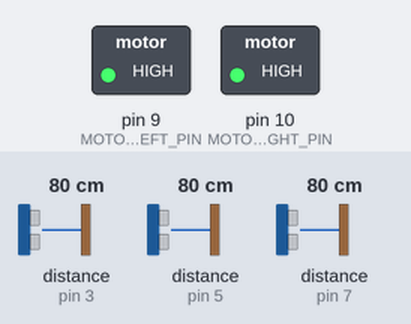
A sketch run on a simulated Arduino Uno, built with avr-gcc and run on an emulated ATmega328P. On the bench: switched loads named in the sketch (green lamp = pin HIGH). Wiring (inferred from the names in the program): 3 × ultrasonic range finder: trigger pin 2, echo pin 3 / trigger pin 4, echo pin 5 / trigger pin 6, echo pin 7. Dashed ring = blinking. Inputs (shaded band) come from the test bench; at power-on: distance to the obstacle (sensors on pin 5, pin 3, pin 7) 80 cm. The echo pulse lasts 58.3 µs per cm; pins used as bus, display or sensor lines are not drawn.

Above: at 1.8 s.
1.9 s: distance to the obstacle (sensor on pin 5) set to 2 cm
At 2.4 s:
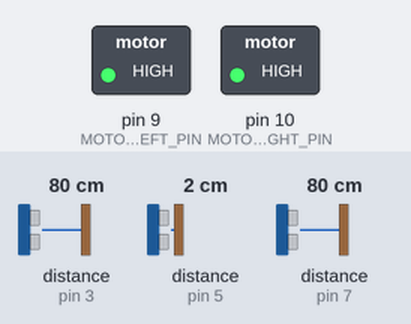
5.4 s: distance to the obstacle (sensor on pin 5) set to 35 cm
At 6.4 s:
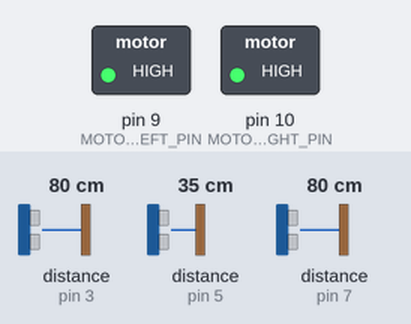
Timing chart, 0 to 14.9 s (numbered marks = the images above; inputs shaded):
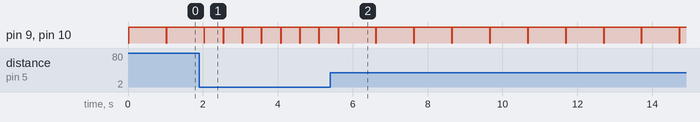

Measured:
- after the input at 1.9 s, pin 9 (MOTOR_LEFT_PIN), pin 10 (MOTOR_RIGHT_PIN): alternates HIGH for 0.50 s and LOW for 0.01 s, starting after 0.64 s
- after the input at 5.4 s, pin 9 (MOTOR_LEFT_PIN), pin 10 (MOTOR_RIGHT_PIN): alternates HIGH for 1.0 s and LOW for 0.01 s, starting after 1.2 s

The sketch:

rc_car.ino
```cpp
// 초음파 센서 3개 핀 번호 정의
#define TRIGGER_PIN_FRONT 2
#define ECHO_PIN_FRONT 3
#define TRIGGER_PIN_BACK_LEFT 4
#define ECHO_PIN_BACK_LEFT 5
#define TRIGGER_PIN_BACK_RIGHT 6
#define ECHO_PIN_BACK_RIGHT 7

// RC 카드 핀 번호 정의
#define MOTOR_LEFT_PIN 9
#define MOTOR_RIGHT_PIN 10
#define MOTOR_STOP 1500 // RC 카드 정지 값
#define MOTOR_FORWARD 1700 // RC 카드 전진 값
#define MOTOR_BACKWARD 1300 // RC 카드 후진 값

// HIGH는 정방향 회전(전진), LOW는 역방향 회전(후진)을 의미함.

// 거리(cm) 측정 함수
float measureDistance(int triggerPin, int echoPin) {
  digitalWrite(triggerPin, LOW);
  delayMicroseconds(2);
  digitalWrite(triggerPin, HIGH);
  delayMicroseconds(10);
  digitalWrite(triggerPin, LOW);

  long duration = pulseIn(echoPin, HIGH);
  float distance = duration * 0.034 / 2.0;

  return distance;
}

void setup() {
  // 초음파 센서 핀 모드 설정
  pinMode(TRIGGER_PIN_FRONT, OUTPUT);
  pinMode(ECHO_PIN_FRONT, INPUT);
  pinMode(TRIGGER_PIN_BACK_LEFT, OUTPUT);
  pinMode(ECHO_PIN_BACK_LEFT, INPUT);
  pinMode(TRIGGER_PIN_BACK_RIGHT, OUTPUT);
  pinMode(ECHO_PIN_BACK_RIGHT, INPUT);

  // RC 카드 핀 모드 설정
  pinMode(MOTOR_LEFT_PIN, OUTPUT);
  pinMode(MOTOR_RIGHT_PIN, OUTPUT);
}

void loop() {
  // 앞쪽 초음파 센서를 이용하여 거리 측정
  float distance_front = measureDistance(TRIGGER_PIN_FRONT, ECHO_PIN_FRONT);

  // 거리가 50cm 미만이면 RC 카드를 후진시켜 거리 확보
  if (distance_front < 50) {
    digitalWrite(MOTOR_LEFT_PIN, HIGH);
    digitalWrite(MOTOR_RIGHT_PIN, HIGH);
    delay(500);
    digitalWrite(MOTOR_LEFT_PIN, LOW);
    digitalWrite(MOTOR_RIGHT_PIN, LOW);
  }

  // 뒤쪽 초음파 센서 중 거리가 가장 가까운 센서를 이용하여 거리 측정
  float distance_back_left = measureDistance(TRIGGER_PIN_BACK_LEFT, ECHO_PIN_BACK_LEFT);
  float distance_back_right = measureDistance(TRIGGER_PIN_BACK_RIGHT, ECHO_PIN_BACK_RIGHT);
  float distance_back = min(distance_back_left, distance_back_right);

  // 거리가 30cm 미만인 경우 RC 카드를 후진시켜 장애물 피하기
  if (distance_back < 30) {
    digitalWrite(MOTOR_LEFT_PIN, HIGH);
    digitalWrite(MOTOR_RIGHT_PIN, HIGH);
    delay(500);
    digitalWrite(MOTOR_LEFT_PIN, LOW);
    digitalWrite(MOTOR_RIGHT_PIN, LOW);
  }

  // 거리가 충분히 확보된 경우 RC 카드 전진
  else {
    digitalWrite(MOTOR_LEFT_PIN, HIGH);
    digitalWrite(MOTOR_RIGHT_PIN, HIGH);
    delay(1000);
    digitalWrite(MOTOR_LEFT_PIN, LOW);
    digitalWrite(MOTOR_RIGHT_PIN, LOW);
  }
}
```
